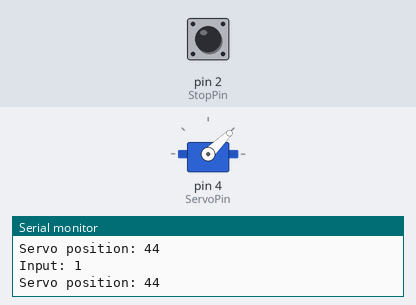
Bench run of a sketch on a simulated Arduino Uno, built with avr-gcc and run on an emulated ATmega328P. On the bench: servo, the last lines printed to the serial monitor. The test bench sets the inputs (shaded band); at power-on: pin 2 (StopPin) HIGH.

Above: at 1.3 s.
1.4 s: pin 2 (StopPin) pulled LOW for 1 s
At 1.87 s:
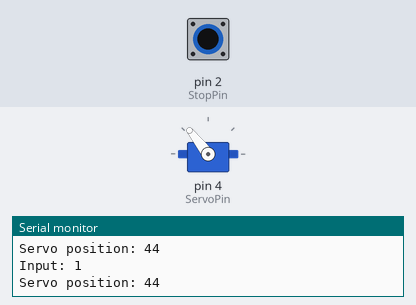
4.4 s: pin 2 (StopPin) pulled LOW for 0.15 s
At 4.89 s:
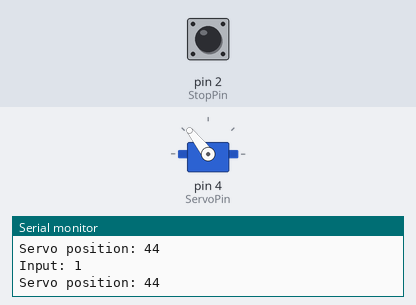
7.5 s: pin 2 (StopPin) pulled LOW for 3.2 s
At 11.9 s:
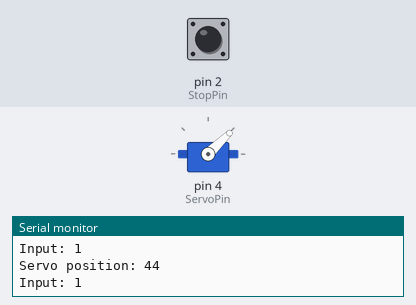
12.2 s: pin 2 (StopPin) pulsed LOW 2 times (0.12 s each, 0.3 s apart)
At 12.67 s:
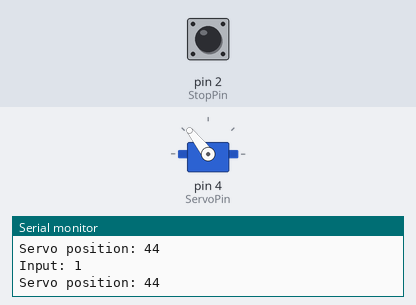
15.8 s: pin 2 (StopPin) pulsed LOW 2 times (0.12 s each, 0.3 s apart)
At 17.7 s:
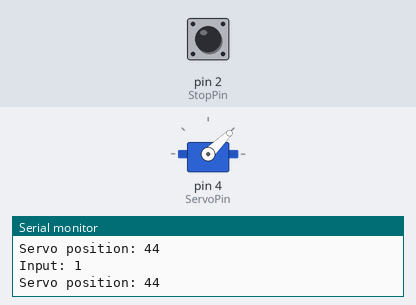
Timing chart, 0 to 19.2 s (numbered marks = the images above; inputs shaded):
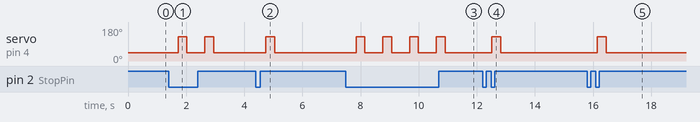

The sketch:

handheld-useless-machine.ino
```cpp
#include <Servo.h>
int incomingByte = 0; // for incoming serial data

#define ServoPin 4
#define StopPin   2

// variables
int servoPosition =44;
int buttonState = 0; // variable for reading the pushbutton status
Servo servo;  //create servo object

void setup() {
  Serial.begin(9600); // opens serial port, sets data rate to 9600 bps
  pinMode(StopPin, INPUT);
  servo.attach(ServoPin); // Attach the servo to pin
  servo.write(servoPosition); // Tell servo to go to position
  delay(100);
}

void loop()  {

  // read the state of the pushbutton value:
  buttonState = digitalRead(StopPin);

  // check if the pushbutton is pressed.
  if (buttonState == LOW) {
    delay(20);
    buttonState = digitalRead(StopPin);
    if (buttonState == LOW) {
        servo.write(44);
        delay(300);
        servo.write(128);
        delay(300);
        servo.write(44);
        delay(300);
    }
  }
    Serial.print("Input: ");
    Serial.println(buttonState);

    Serial.print("Servo position: ");
    Serial.println(servoPosition, DEC);
}
```

Measured:
- after the input at 1.4 s, servo on pin 4 (ServoPin): alternates 128° for 0.30 s and 44° for 0.62 s, 4 changes in all, then stays 44°, starting after 0.33 s
- after the input at 4.4 s, servo on pin 4 (ServoPin): 44° → 128° after 0.35 s, → 44° 0.30 s later
- after the input at 7.5 s, servo on pin 4 (ServoPin): alternates 128° for 0.30 s and 44° for 0.62 s, 8 changes in all, then stays 44°, starting after 0.35 s
- after the input at 12.2 s, servo on pin 4 (ServoPin): 44° → 128° after 0.32 s, → 44° 0.30 s later
- after the input at 15.8 s, servo on pin 4 (ServoPin): 44° → 128° after 0.35 s, → 44° 0.30 s later
